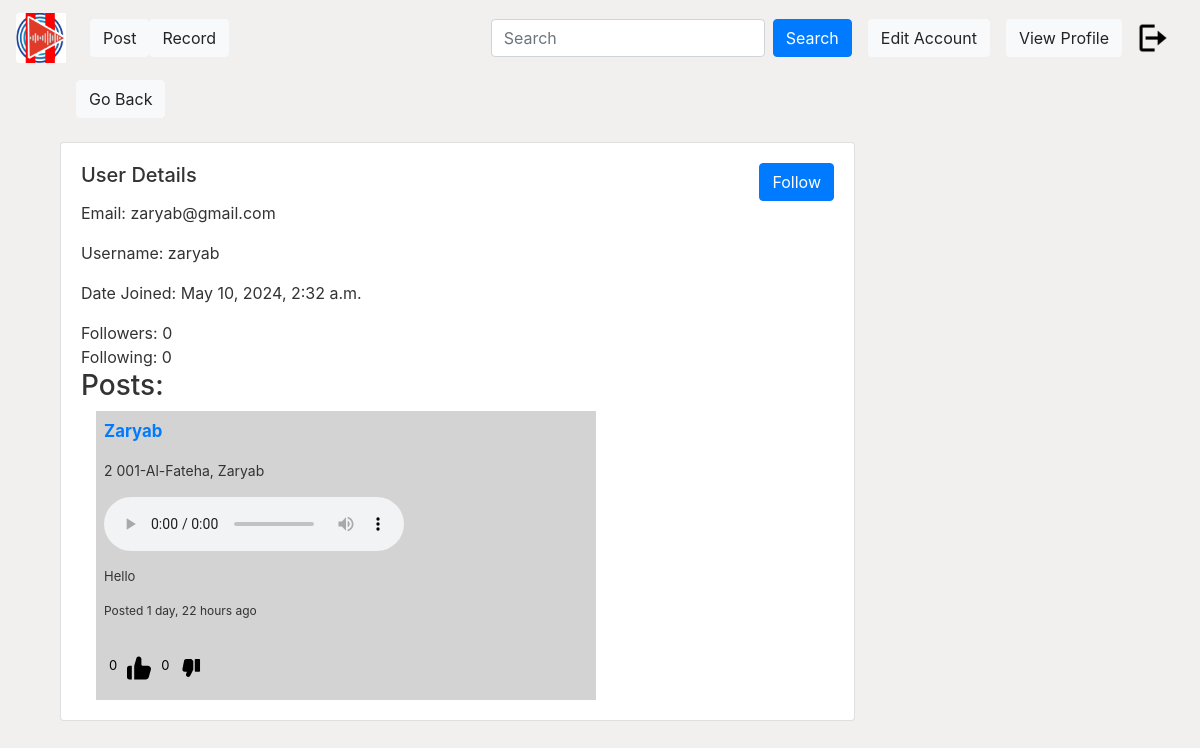
Page /profile/26/ (signed in) on the earlier database version.
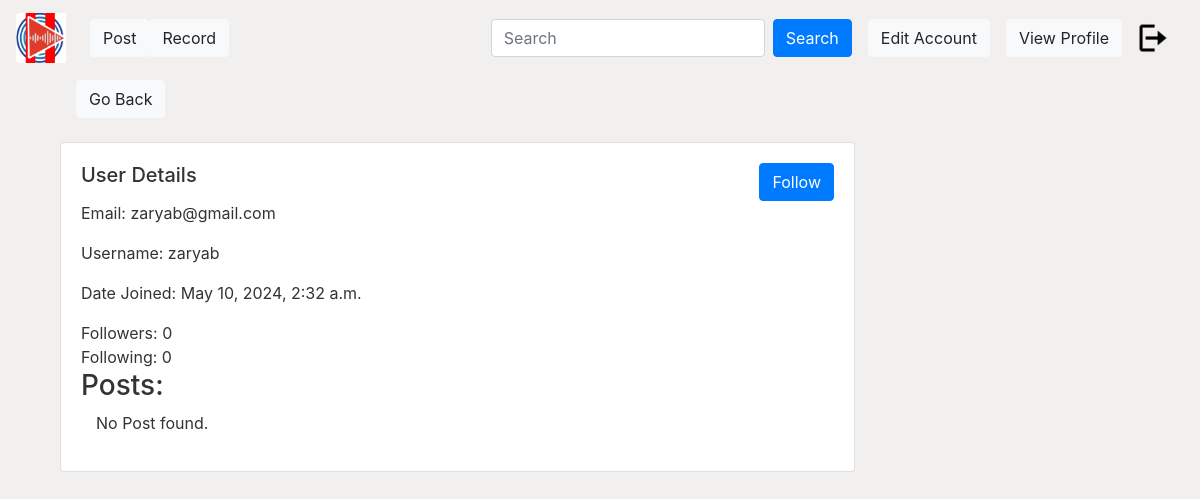
Same page on the later database version.
### user/models.py (models this page shows)
class Post(models.Model):
    juza=models.CharField(max_length=100,blank=True,null=True)
    surah= models.CharField(max_length=100,blank=True,null=True)
    reader= models.CharField(max_length=100,blank=True,null=True)
    file = models.FileField(upload_to="posts")
    content = models.TextField(max_length=1000)
    date_posted = models.DateTimeField(default=timezone.now)
    author = models.ForeignKey(User, on_delete=models.CASCADE)
    def like_count(self):
        return self.likes_dislikes.filter(like=True).count()
    def dislike_count(self):
        return self.likes_dislikes.filter(dislike=True).count()

### user/views.py (the view)
# urls.py: path('profile/<int:id>/', views.profile, name="profile"),
def profile(request, id):
    user_data = User.objects.get(id=id)
    user_posts = Post.objects.filter(author=user_data)
    follower_count = Follower.objects.filter(user=user_data).count()
    following_count = Follower.objects.filter(follower=user_data).count()
    followers = Follower.objects.filter(user=user_data).select_related('follower')
    follows = Follower.objects.filter(follower=user_data).select_related('user')
    context = {
        'user_data': user_data,
        'user_posts': user_posts,
        'followers': followers,
        'follows': follows,
        'follower_count': follower_count,
        'following_count': following_count,
    }
    return render(request, 'user/accounts/profile.html', context)

### user/templates/user/accounts/profile.html (shortened to what the changed rows need)
{% extends "user/base.html" %}
{% block content %}
<div class="container">
    <div class="card">
        <div class="card-body">
            <div class="col-md-3">
                {% if user_posts %} {% for post in user_posts %}
                <div class="level-item has-text-centered "
                    style="background-color: lightgray; padding: 8px; margin-top: 5px; width: 500px;">
                    <p style="font-size: 14px;" class="d-flex flex-row justify-content-between ">
                        <a href="{% url 'profile' post.author.id%}" class="align-content-center"
                            style="font-size: larger;">
                            <strong>
                                {{ post.author.username | title}}
                            </strong>
                        </a>
                    <p style="font-size: 14px">
                        {{ post.juza }} {{ post.surah }}, {{ post.reader }}
                    </p>
                    <audio controls>
                        <source src="/media/{{ post.file }}" type="audio/mpeg" />
                        <source src="/media/{{ post.file }}" type="audio/webm" />
                    </audio>
                    <div class="row">
                        <div class="col-md-8">
                            <p style="font-size: 13px; margin-top: 10px">{{ post.content }}</p>
                            <p style="font-size: 12px; margin-top: 10px">
                                Posted {{ post.date_posted|timesince }} ago
                            </p>
                        </div>
                        <div class="col-md-4" style="margin-top: 20px; margin-left: 20px">
                            <div class="row">
                                <a class="like-btn" data-post-id="{{ post.id }}">
                                    <p id="like-count-{{ post.id }}">{{ post.like_count }}</p>
                                </a>
                                <a class="dislike-btn" data-post-id="{{ post.id }}">
                                    <p id="dislike-count-{{ post.id }}">{{ post.dislike_count }}</p>
                                </a>
                            </div>
                        </div>
                    </div>
                </div>
                {% endfor %} {% else %}
                <p>No Post found.</p>
                {% endif %}
            </div>
        </div>
    </div>
</div>
        <a class="navbar-brand mr-4" href="{% url 'site-homepage' %}">{% load static %} <img
                height=50px /></a>
        {% if user.is_authenticated %}
        <a class="nav-item nav-link" href="{% url 'site-user-logout' %}">{% load static %} <img
            {%else%}
            <a type="button" href="{% url 'site-user-login'%}" class="btn btn-light ml-3">Login</a>
            {% endif%}
{% endblock %}

Differences in the rows shown:
removed Post: author.username "Zaryab", juza "2", surah "001-Al-Fateha", reader "Zaryab", content "Hello", date_posted "1 day, 22 hours", like_count "0", dislike_count "0"
Other differences:
text now shown: "No Post found."
